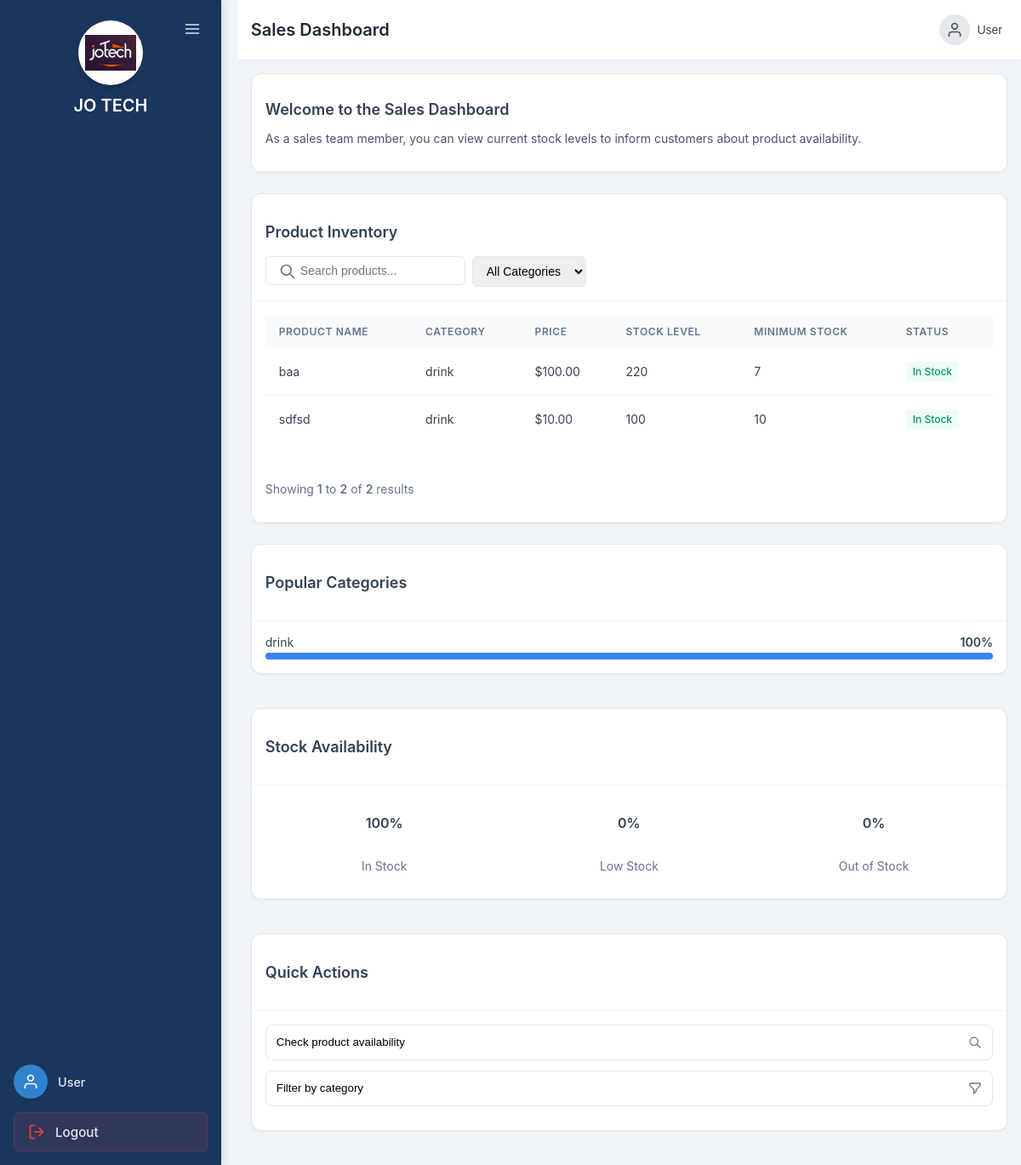
The app's page /SalesDashboard.php with its own data.
### tables this page shows
CREATE TABLE `products` (
  `product_id` int(11) NOT NULL,
  `product_name` varchar(255) NOT NULL,
  `category_id` int(100) NOT NULL,
  `quantity` decimal(65,0) NOT NULL,
  `minimum_stock` int(100) NOT NULL,
  `created_at` timestamp NOT NULL DEFAULT current_timestamp() ON UPDATE current_timestamp(),
  `price` decimal(10,2) DEFAULT 0.00
);

CREATE TABLE `categories` (
  `category_id` int(11) NOT NULL,
  `category_name` varchar(255) NOT NULL,
  `created_at` int(11) NOT NULL
);

### SalesDashboard.php (the view, shortened to what this page needs)
<?php
require_once 'config.php';
$products = [];
$totalProducts = 0;
$inStockCount = 0;
$lowStockCount = 0;
$outOfStockCount = 0;
try {
    $query = "SELECT p.product_id, p.product_name, c.category_name, p.quantity, p.minimum_stock, p.price
              FROM products p
              JOIN categories c ON p.category_id = c.category_id";
    $stmt = $conn->prepare($query);
    $stmt->execute();
    $result = $stmt->get_result();
    $products = $result->fetch_all(MYSQLI_ASSOC);
    $totalProducts = count($products);
    foreach ($products as $product) {
        if ($product['quantity'] == 0) {
            $outOfStockCount++;
        } elseif ($product['quantity'] <= $product['minimum_stock']) {
            $lowStockCount++;
        } else {
            $inStockCount++;
        }
    }
} catch (Exception $e) {
    error_log("Error fetching products: " . $e->getMessage());
}
$categoryDistribution = [];
try {
    $stmt = $conn->prepare("
        SELECT c.category_name, COUNT(p.product_id) as product_count
        FROM products p
        JOIN categories c ON p.category_id = c.category_id
        GROUP BY c.category_name
    ");
    $stmt->execute();
    $result = $stmt->get_result();
    $categoryDistribution = $result->fetch_all(MYSQLI_ASSOC);
} catch (Exception $e) {
    error_log("Error fetching category distribution: " . $e->getMessage());
}
$inStockPercent = $totalProducts > 0 ? round(($inStockCount / $totalProducts) * 100) : 0;
$lowStockPercent = $totalProducts > 0 ? round(($lowStockCount / $totalProducts) * 100) : 0;
$outOfStockPercent = $totalProducts > 0 ? round(($outOfStockCount / $totalProducts) * 100) : 0;
?>
<!DOCTYPE html>
<html lang="en">
<head>
</head>
<body class="dashboard-container">
    <?php include 'sidebar.php'; ?>
    <div class="main-content">
        <?php include 'header.php'; ?>
        <main class="content-area">
            <div class="card">
                <div class="card-header">
                    <h2 class="text-lg font-semibold">Welcome to the Sales Dashboard</h2>
                    <p class="text-gray-600 text-sm">As a sales team member, you can view current stock levels to inform customers about product availability.</p>
                </div>
            </div>
            <div class="card">
                <div class="card-header flex flex-col xs:flex-row justify-between items-start gap-xs-2">
                    <h3 class="text-lg font-semibold">Product Inventory</h3>
                    <div class="flex flex-row gap-2 w-full xs:w-auto">
                        <div class="relative w-full">
                            <div class="absolute inset-y-0 left-0 pl-3 flex items-center pointer-events-none">
                                <svg class="search-icon icon" fill="none" stroke="currentColor" viewBox="0 0 24 24">
                                    <path stroke-linecap="round" stroke-linejoin="round" stroke-width="2" d="M21 21l-6-6m2-5a7 7 0 11-14 0 7 7 0 0114 0z"></path>
                                </svg>
                            </div>
                            <input type="text" id="productSearch" class="form-control pl-10" placeholder="Search products...">
                        </div>
                        <select id="categoryFilter" class="form-control w-fit">
                            <option value="">All Categories</option>
                        </select>
                    </div>
                </div>
                <div class="card-body p-0">
                    <div class="table-responsive">
                        <table class="table">
                            <thead>
                                <tr>
                                    <th>Product Name</th>
                                    <th>Category</th>
                                    <th>Price</th>
                                    <th>Stock Level</th>
                                    <th>Minimum Stock</th>
                                    <th>Status</th>
                                </tr>
                            </thead>
                            <tbody id="productTable">
                                <?php foreach ($products as $product):
                                    $statusClass = $product['quantity'] == 0 ? 'badge-danger' :
                                                  ($product['quantity'] <= $product['minimum_stock'] ? 'badge-warning' : 'badge-success');
                                    $statusText = $product['quantity'] == 0 ? 'Out of Stock' :
                                                 ($product['quantity'] <= $product['minimum_stock'] ? 'Low Stock' : 'In Stock');
                                ?>
                                <tr class="product-row">
                                    <td><?= htmlspecialchars($product['product_name']) ?></td>
                                    <td><?= htmlspecialchars($product['category_name']) ?></td>
                                    <td>$<?= number_format($product['price'], 2) ?></td>
                                    <td><?= $product['quantity'] ?></td>
                                    <td><?= $product['minimum_stock'] ?></td>
                                    <td>
                                        <span class="badge <?= $statusClass ?>">
                                            <?= $statusText ?>
                                        </span>
                                    </td>
                                </tr>
                                <?php endforeach; ?>
                            </tbody>
                        </table>
                    </div>
                </div>
                <div class="card-header">
                    <p class="text-sm text-gray-500">
                        Showing <span class="font-semibold">1</span> to <span class="font-semibold"><?= count($products) ?></span> of <span class="font-semibold"><?= $totalProducts ?></span> results
                    </p>
                </div>
            </div>
            <div class="grid grid-cols-1 md:grid-cols-2 lg:grid-cols-3 gap-4">
                <div class="card">
                    <div class="card-header">
                        <h3 class="text-lg font-semibold">Popular Categories</h3>
                    </div>
                    <div class="card-body space-y-3">
                        <?php foreach ($categoryDistribution as $category):
                            $percentage = $totalProducts > 0 ? round(($category['product_count'] / $totalProducts) * 100) : 0;
                        ?>
                        <div>
                            <div class="flex justify-between text-sm mb-1">
                                <span><?= htmlspecialchars($category['category_name']) ?></span>
                                <span class="font-semibold"><?= $percentage ?>%</span>
                            </div>
                            <div class="progress-container">
                                <div class="progress-bar" style="width: <?= $percentage ?>%"></div>
                            </div>
                        </div>
                        <?php endforeach; ?>
                    </div>
                </div>
                <div class="card">
                    <div class="card-header">
                        <h3 class="text-lg font-semibold">Stock Availability</h3>
                    </div>
                    <div class="card-body">
                        <div class="grid grid-cols-3 gap-2">
                            <div class="text-center">
                                <div class="stat-circle bg-green-100 text-green-800">
                                    <?= $inStockPercent ?>%
                                </div>
                                <p class="mt-2 text-sm text-gray-500">In Stock</p>
                            </div>
                            <div class="text-center">
                                <div class="stat-circle bg-yellow-100 text-yellow-800">
                                    <?= $lowStockPercent ?>%
                                </div>
                                <p class="mt-2 text-sm text-gray-500">Low Stock</p>
                            </div>
                            <div class="text-center">
                                <div class="stat-circle bg-red-100 text-red-800">
                                    <?= $outOfStockPercent ?>%
                                </div>
                                <p class="mt-2 text-sm text-gray-500">Out of Stock</p>
                            </div>
                        </div>
                    </div>
                </div>
                <div class="card">
                    <div class="card-header">
                        <h3 class="text-lg font-semibold">Quick Actions</h3>
                    </div>
                    <div class="card-body">
                        <button class="quick-action" id="checkAvailabilityBtn">
                            <span>Check product availability</span>
                            <svg class="icon icon-sm text-gray-500" fill="none" stroke="currentColor" viewBox="0 0 24 24">
                                <path stroke-linecap="round" stroke-linejoin="round" stroke-width="2" d="M21 21l-6-6m2-5a7 7 0 11-14 0 7 7 0 0114 0z"></path>
                            </svg>
                        </button>
                        <button class="quick-action" id="filterByCategoryBtn">
                            <span>Filter by category</span>
                        </button>
                    </div>
                </div>
            </div>
        </main>
    </div>
</body>
</html>

### SalesDashboard.php (style rules this page uses)
:root { --primary: #3b82f6; --primary-light: #93c5fd; --primary-dark: #1d4ed8; --success: #10b981; --warning: #f59e0b; --danger: #ef4444; --light: #f8fafc; --dark: #1e293b; --gray: #64748b; --light-gray: #e2e8f0; }
body { font-family: 'Inter', -apple-system, BlinkMacSystemFont, sans-serif; background-color: #f1f5f9; color: #334155; margin: 0; padding: 0; min-height: 100vh; }
.dashboard-container { display: flex; min-height: 100vh; }
.main-content { flex: 1; display: flex; flex-direction: column; overflow: hidden; }
.content-area { flex: 1; overflow-y: auto; padding: 1rem; }
.card { background: white; border-radius: 0.75rem; box-shadow: 0 1px 3px rgba(0, 0, 0, 0.05); border: 1px solid #e2e8f0; margin-bottom: 1.5rem; }
.card-header { padding: 1rem; border-bottom: 1px solid #f1f5f9; }
.card-body { padding: 1rem; }
.table-responsive { overflow-x: auto; -webkit-overflow-scrolling: touch; }
.table { width: 100%; border-collapse: collapse; min-width: 600px; }
.table th { background-color: #f8fafc; color: #64748b; font-weight: 600; font-size: 0.75rem; text-transform: uppercase; letter-spacing: 0.05em; padding: 0.75rem 1rem; text-align: left; }
.table td { padding: 1rem; border-bottom: 1px solid #f1f5f9; font-size: 0.875rem; }
.table tr:last-child td { border-bottom: none; }
.badge { display: inline-block; padding: 0.25rem 0.5rem; border-radius: 0.25rem; font-size: 0.75rem; font-weight: 500; }
.badge-success { background-color: #ecfdf5; color: #059669; }
.form-control { width: 100%; padding: 0.5rem 0.75rem; border: 1px solid #e2e8f0; border-radius: 0.375rem; font-size: 0.875rem; }
.w-fit { width: fit-content; }
.progress-container { width: 100%; background-color: #e2e8f0; border-radius: 0.25rem; height: 0.5rem; margin-top: 0.25rem; }
.progress-bar { height: 100%; border-radius: 0.25rem; background-color: var(--primary); }
.stat-circle { width: 3.5rem; height: 3.5rem; border-radius: 50%; display: flex; align-items: center; justify-content: center; font-weight: 600; font-size: 1rem; margin: 0 auto; }
.quick-action { display: flex; align-items: center; justify-content: space-between; padding: 0.75rem; border: 1px solid #e2e8f0; border-radius: 0.5rem; transition: all 0.2s; width: 100%; background: white; margin-bottom: 0.75rem; cursor: pointer; }
.icon { width: 1.25rem; height: 1.25rem; stroke-width: 2; }
.icon-sm { width: 1rem; height: 1rem; }
.flex { display: flex; }
.flex-col { flex-direction: column; }
.items-center { align-items: center; }
.justify-between { justify-content: space-between; }
.gap-2 { gap: 0.5rem; }
.gap-4 { gap: 1rem; }
.text-sm { font-size: 0.875rem; }
.text-lg { font-size: 1.125rem; }
.font-semibold { font-weight: 600; }
.text-gray-500 { color: var(--gray); }
.text-gray-600 { color: #475569; }
.text-center { text-align: center; }
.grid { display: grid; gap: 1rem; }
.grid-cols-1 { grid-template-columns: 1fr; }
.grid-cols-3 { grid-template-columns: repeat(3, 1fr); }
.search-icon { position: absolute; left: 1rem; top: 50%; transform: translateY(-50%); color: var(--gray); }
.pl-10 { padding-left: 2.5rem; }

### sidebar.php (style rules this page uses)
:root { --sidebar-bg: #1a365d; --sidebar-text: #e2e8f0; --sidebar-hover: #2c5282; --sidebar-active: #3182ce; --sidebar-border: #2d3748; --sidebar-indicator: #4299e1; --sidebar-header: #1e429f; --sidebar-collapsed-width: 80px; --sidebar-expanded-width: 260px; }
.main-content { margin-left: var(--sidebar-expanded-width); transition: margin-left 0.3s ease; }

### header.php (style rules this page uses)
.relative { position: relative; }
.flex { display: flex; }
.items-center { align-items: center; }
.gap-2 { gap: .5rem; }

### records on screen
products: product_name "baa", category.category_name "drink", price "100.00", quantity "220", minimum_stock "7", statusText "In Stock"
products: product_name "sdfsd", category.category_name "drink", price "10.00", quantity "100", minimum_stock "10", statusText "In Stock"

### other values on screen
$_SESSION['user']['name'] "User"
$title "Sales Dashboard"
$username "User"
count($products) "2"
$totalProducts "2"
$category['category_name'] "drink"
$percentage "100"
$inStockPercent "100"
$lowStockPercent "0"
$outOfStockPercent "0"
